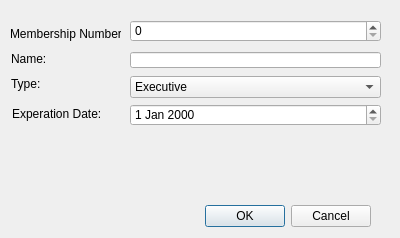
<?xml version="1.0" encoding="UTF-8"?>
<ui version="4.0">
 <class>createMemberdialogue</class>
 <widget class="QDialog" name="createMemberdialogue">
  <property name="geometry">
   <rect>
    <x>0</x>
    <y>0</y>
    <width>400</width>
    <height>238</height>
   </rect>
  </property>
  <property name="windowTitle">
   <string>Dialog</string>
  </property>
  <widget class="QDialogButtonBox" name="buttonBox">
   <property name="geometry">
    <rect>
     <x>30</x>
     <y>200</y>
     <width>341</width>
     <height>32</height>
    </rect>
   </property>
   <property name="orientation">
    <enum>Qt::Horizontal</enum>
   </property>
   <property name="standardButtons">
    <set>QDialogButtonBox::Cancel|QDialogButtonBox::Ok</set>
   </property>
  </widget>
  <widget class="QLabel" name="nameLabel">
   <property name="geometry">
    <rect>
     <x>11</x>
     <y>54</y>
     <width>47</width>
     <height>10</height>
    </rect>
   </property>
   <property name="text">
    <string>Name:</string>
   </property>
  </widget>
  <widget class="QLabel" name="membershipLabel">
   <property name="geometry">
    <rect>
     <x>10</x>
     <y>26</y>
     <width>111</width>
     <height>16</height>
    </rect>
   </property>
   <property name="text">
    <string>Membership Number:</string>
   </property>
  </widget>
  <widget class="QLineEdit" name="nameLineEdit">
   <property name="geometry">
    <rect>
     <x>130</x>
     <y>52</y>
     <width>251</width>
     <height>16</height>
    </rect>
   </property>
  </widget>
  <widget class="QLabel" name="execLabel">
   <property name="geometry">
    <rect>
     <x>11</x>
     <y>76</y>
     <width>51</width>
     <height>16</height>
    </rect>
   </property>
   <property name="text">
    <string>Type:</string>
   </property>
  </widget>
  <widget class="QLabel" name="expireLabel">
   <property name="geometry">
    <rect>
     <x>12</x>
     <y>106</y>
     <width>91</width>
     <height>16</height>
    </rect>
   </property>
   <property name="text">
    <string>Experation Date:</string>
   </property>
  </widget>
  <widget class="QDateEdit" name="expireDate">
   <property name="geometry">
    <rect>
     <x>130</x>
     <y>104</y>
     <width>251</width>
     <height>22</height>
    </rect>
   </property>
  </widget>
  <widget class="QSpinBox" name="memberIDSpinbox">
   <property name="geometry">
    <rect>
     <x>130</x>
     <y>20</y>
     <width>251</width>
     <height>22</height>
    </rect>
   </property>
   <property name="maximum">
    <number>99999999</number>
   </property>
  </widget>
  <widget class="QComboBox" name="typeComboBox">
   <property name="geometry">
    <rect>
     <x>130</x>
     <y>76</y>
     <width>251</width>
     <height>22</height>
    </rect>
   </property>
   <item>
    <property name="text">
     <string>Executive</string>
    </property>
   </item>
   <item>
    <property name="text">
     <string>Regular</string>
    </property>
   </item>
  </widget>
 </widget>
 <resources/>
 <connections>
  <connection>
   <sender>buttonBox</sender>
   <signal>accepted()</signal>
   <receiver>createMemberdialogue</receiver>
   <slot>accept()</slot>
   <hints>
    <hint type="sourcelabel">
     <x>248</x>
     <y>254</y>
    </hint>
    <hint type="destinationlabel">
     <x>157</x>
     <y>274</y>
    </hint>
   </hints>
  </connection>
  <connection>
   <sender>buttonBox</sender>
   <signal>rejected()</signal>
   <receiver>createMemberdialogue</receiver>
   <slot>reject()</slot>
   <hints>
    <hint type="sourcelabel">
     <x>316</x>
     <y>260</y>
    </hint>
    <hint type="destinationlabel">
     <x>286</x>
     <y>274</y>
    </hint>
   </hints>
  </connection>
 </connections>
</ui>
